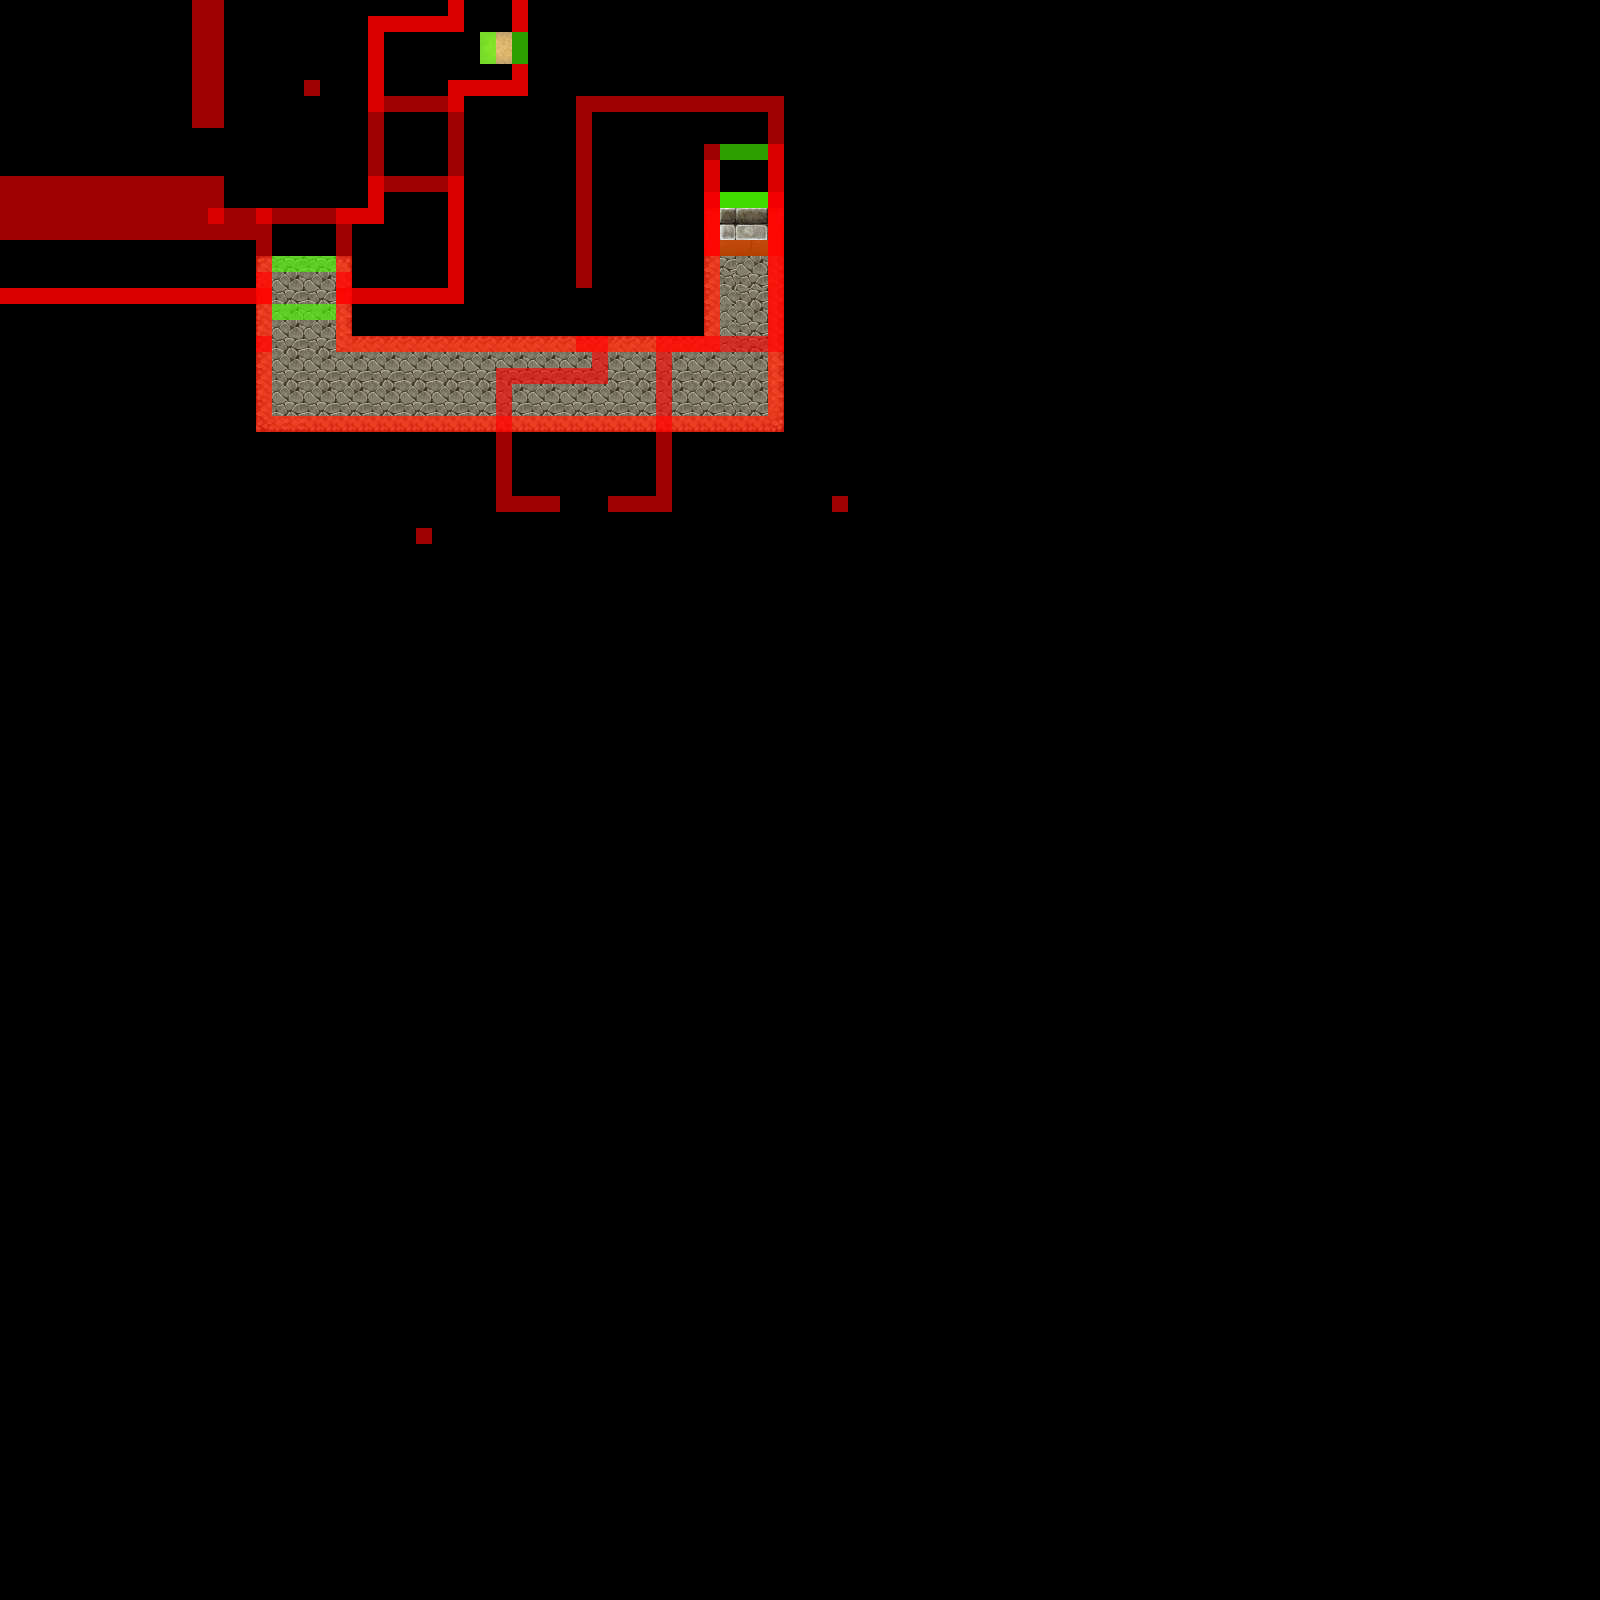

Tiled map render using the project's own tile images. Description and the map definition, with tile-layer contents summarised, below:
An orthogonal 100x100 tile map with 16x16 px tiles, 5 tile layers (Ground 0, meta 0, Props 1, meta 1, ...), 4 hidden layers not drawn, 3 tilesets and 4 objects (waypoint3, waypoint2, player, waypoint1).

<map version="1.0" orientation="orthogonal" width="100" height="100" tilewidth="16" tileheight="16">
 <tileset firstgid="1" name="RPG_Maker_VX_RTP_Tileset_by_telles0808" tilewidth="16" tileheight="16">
  <image source="RPG_Maker_VX_RTP_Tileset_by_telles0808.png" width="1024" height="2016" />
 </tileset>
 <tileset firstgid="8065" name="meta" tilewidth="16" tileheight="16">
  <image source="meta.png" width="96" height="32" />
  <tile id="0">
   <properties>
    <property name="Collision" value="true" />
   </properties>
  </tile>
  <tile id="1">
   <properties>
    <property name="Collision" value="true" />
   </properties>
  </tile>
  <tile id="2">
   <properties>
    <property name="TransDown" value="True" />
   </properties>
  </tile>
  <tile id="3">
   <properties>
    <property name="TransUp" value="True" />
   </properties>
  </tile>
  <tile id="4">
   <properties>
    <property name="Water" value="true" />
   </properties>
  </tile>
  <tile id="6">
   <properties>
    <property name="Collision" value="true" />
   </properties>
  </tile>
  <tile id="7">
   <properties>
    <property name="Collision" value="true" />
   </properties>
  </tile>
  <tile id="8">
   <properties>
    <property name="Underground" value="True" />
   </properties>
  </tile>
  <tile id="9">
   <properties>
    <property name="AboveGround" value="" />
   </properties>
  </tile>
 </tileset>
 <tileset firstgid="8077" name="tree" tilewidth="106" tileheight="95">
  <image source="tree.png" width="106" height="95" />
 </tileset>
 <layer name="Ground 0" width="100" height="100">
  <data>[10000 cells, 10000 non-empty, 29 distinct tile ids]</data>
 </layer>
 <layer name="meta 0" width="100" height="100">
  <data>[10000 cells, 100 non-empty, 2 distinct tile ids]</data>
 </layer>
 <layer name="Ground 1" width="100" height="100" visible="0" opacity="0.99">
  <data>[10000 cells, 193 non-empty, 42 distinct tile ids]</data>
 </layer>
 <layer name="Props 1" width="100" height="100" opacity="0.98">
  <data>[10000 cells, 4 non-empty, 4 distinct tile ids]</data>
 </layer>
 <layer name="meta 1" width="100" height="100">
  <data>[10000 cells, 113 non-empty, 3 distinct tile ids]</data>
 </layer>
 <layer name="Ground 2" width="100" height="100" visible="0">
  <data>[10000 cells, 9785 non-empty, 61 distinct tile ids]</data>
 </layer>
 <layer name="Props 2" width="100" height="100" visible="0">
  <data>[10000 cells, 171 non-empty, 44 distinct tile ids]</data>
 </layer>
 <layer name="meta 2" width="100" height="100">
  <data>[10000 cells, 234 non-empty, 5 distinct tile ids]</data>
 </layer>
 <objectgroup name="objects" width="100" height="100" visible="0">
  <object name="waypoint3" x="703" y="175">
   <ellipse />
  </object>
  <object name="waypoint2" x="575" y="447">
   <ellipse />
  </object>
  <object name="player" x="281" y="312" width="24" height="24">
   <ellipse />
  </object>
  <object name="waypoint1" x="15" y="21" width="32" height="29" />
 </objectgroup>
 <layer name="Props 3" width="100" height="100" visible="0" opacity="0.78">
  <data>[10000 cells, 44 non-empty, 3 distinct tile ids]</data>
 </layer>
</map>
